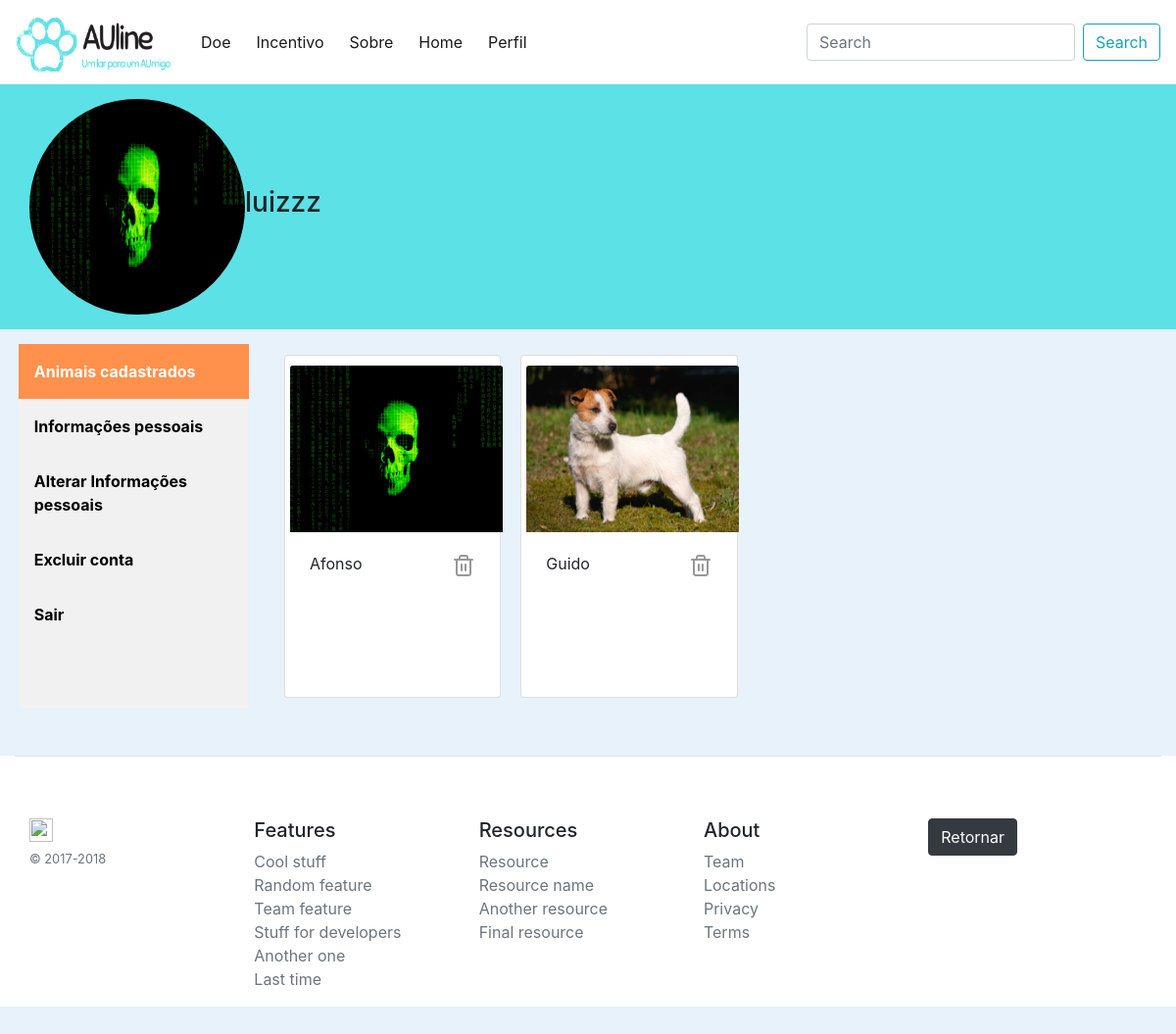
/perfil/animais (signed in), run on an earlier commit of the app's database.
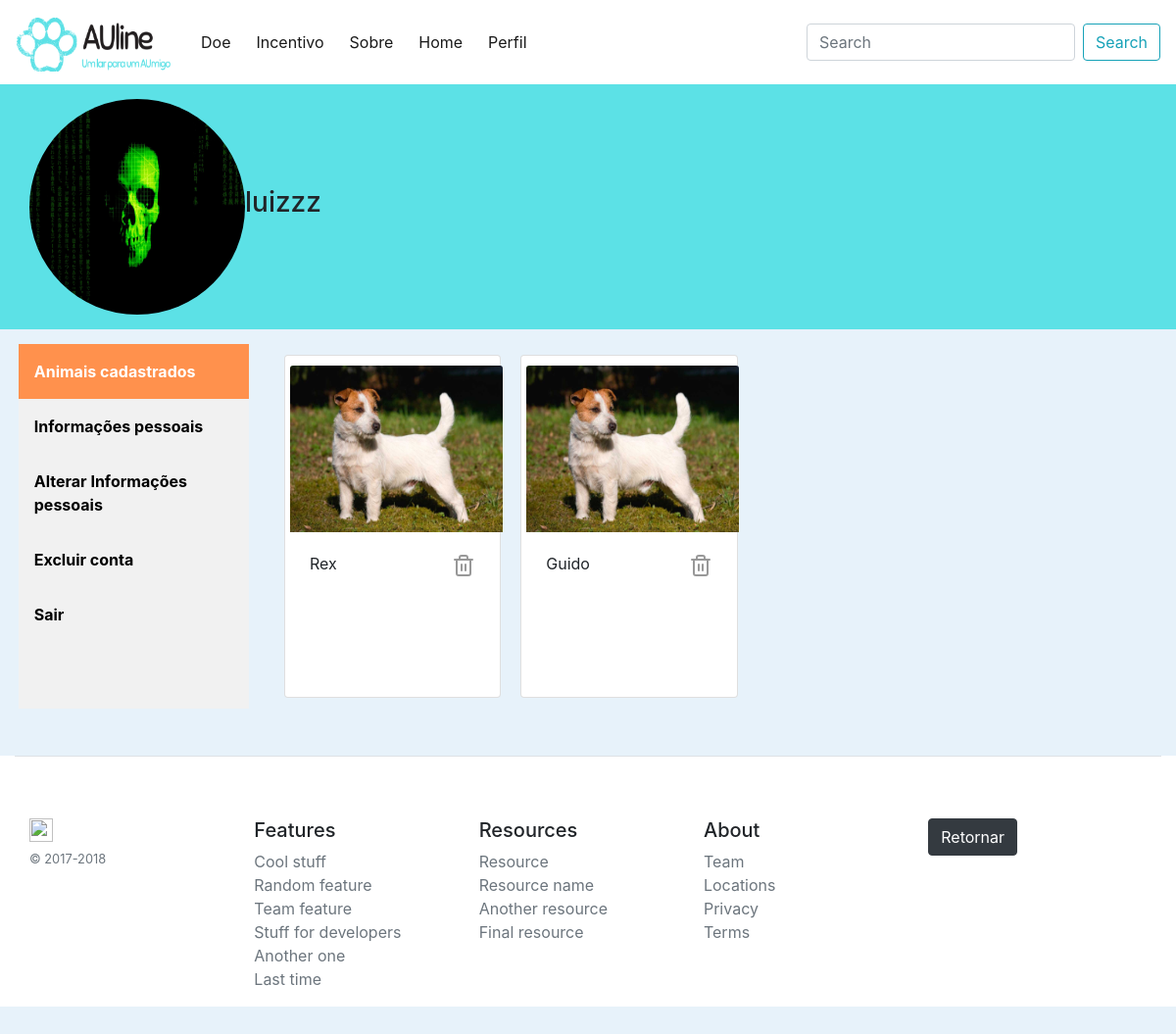
And on a later commit of the database.
### publicacoes/models.py (models this page shows, shortened)
class Animal(models.Model):
    ESTADOS = (
        ('P', 'Perdido'),
        ('PA', 'Para Adoção'),
        ('E', 'Encontrado'),
    )
    SEXO = (
        ('F', 'Fêmea'),
        ('M', 'Macho'),
    )
    PORTE = (
        ('PE', 'Pequeno'),
        ('ME', 'Médio'),
        ('GR', 'Grande'),
    )
    nome = models.CharField('Nome', max_length=50)
    caracteristicas = models.TextField('Caracaterísticas')
    data_pub = models.DateTimeField('Data de Publicação', auto_now=True)
    imagem = models.ImageField('Imagem', upload_to='posts')
    categoria = models.CharField('Categoria', max_length=15, choices=ESTADOS, blank=True)
    sexo = models.CharField('Sexo', max_length=8, choices=SEXO, blank=True)
    porte = models.CharField('Porte', max_length=8, choices=PORTE, blank=True)
    usuario = models.ForeignKey(User, on_delete=models.CASCADE)
    vacinado = models.BooleanField('Vacinado', blank=True)
    vermifugado = models.BooleanField('Vermifugado', blank=True)
    castrado = models.BooleanField('Castrado', blank=True)
    estado = models.CharField('Estado', max_length=50)
    cidade = models.CharField('Cidade', max_length=50)
    rua = models.CharField('Rua', max_length=70)
    class Meta:
        ordering = ('-data_pub', )

### perfis/views.py (the view)
# urls.py: path('animais', perfil, name='animais'),
@login_required
def perfil(request):
    animais = Animal.objects.filter(usuario=request.user.id)
    usuario = User.objects.get(id=request.user.id)
    perfil_usuario = Perfil.objects.filter(user=request.user.id).first
    contexto = {
        'animais':animais,
        'usuario':usuario,
        'perfil_usuario':perfil_usuario,
    }
    return render(request, 'perfil.html', contexto)

### templates/perfil.html (shortened to what this page needs)
{% extends 'base.html' %}
{% load static %}
{% block conteudo %}
    <div class="profilebar">
        <img src="../media/{{perfil_usuario.foto}}" alt="{{usuario.username}}" class="img-profile">
        <h3>{{usuario.username}}</h3>
    </div>
    <div class="content">
        <div class="row">
            <div class="sidebar">
            <a class="active" href="{% url 'animais'%}">Animais cadastrados</a>
            <a href="{% url 'informacoes-pessoais'%}">Informações pessoais</a>
            <a href="{% url 'alterar-informacoes' usuario.id %}">Alterar Informações pessoais</a>
            <a href="{% url 'excluir-conta' usuario.id %}">Excluir conta</a>
            <a href="{% url 'logout' %}">Sair</a>
          </div>
          <div class="content-profile">
                {% for animal in animais %}
                    <div class="card col-sm-3">
                        <img class="card-img-top img-profile-animal"
                        src="../media/{{animal.imagem}}" alt="{{animal.nome}}">
                        <div class="card-body">
                            <div class="card-body-top">
                                <p>{{animal.nome}}</p>
                                <a href="{% url 'excluir-animal' animal.id %}" class="trash">
                                    <img src="{% static 'imagens/trash-2.svg' %}" alt="apagar">
                                </a>
                            </div>
                        </div>
                    </div>
                {% endfor %}
          </div>
        </div>
    </div>
{% endblock conteudo %}

What changed in the data, as far as the page shows it:
removed Animal: imagem (picture), nome "Afonso"
added Animal: imagem (picture), nome "Rex"
